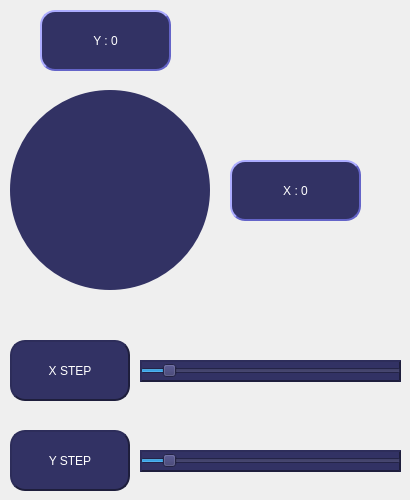
    <widget class="QWidget" name="page">
     <widget class="QLabel" name="tool_button_location">
      <property name="geometry">
       <rect>
        <x>10</x>
        <y>90</y>
        <width>200</width>
        <height>200</height>
       </rect>
      </property>
      <property name="styleSheet">
       <string notr="true">font: 75 14pt &quot;Times New Roman&quot;;
border-width:2px;
border-radius:100px;
border-color:rgb(70,70,90);
padding:3px;
background-color: rgb(50, 50, 100);
color: rgb(255, 255, 255);
border-color: rgb(160,160,200);</string>
      </property>
      <property name="text">
       <string/>
      </property>
     </widget>
     <widget class="my_qlabel" name="label_up">
      <property name="geometry">
       <rect>
        <x>80</x>
        <y>110</y>
        <width>60</width>
        <height>60</height>
       </rect>
      </property>
      <property name="styleSheet">
       <string notr="true">font: 75 14pt &quot;Times New Roman&quot;;
border-width:2px;
border-radius:30px;
border-color:rgb(70,70,90);
padding:8px;
background-color: rgb(50, 50, 100);
color: rgb(255, 255, 255);
border-color: rgb(0,160,200);</string>
      </property>
      <property name="text">
       <string/>
      </property>
      <property name="pixmap">
       <pixmap resource="images.qrc">:/up.png</pixmap>
      </property>
      <property name="scaledContents">
       <bool>true</bool>
      </property>
     </widget>
     <widget class="my_qlabel" name="label_down">
      <property name="geometry">
       <rect>
        <x>80</x>
        <y>210</y>
        <width>60</width>
        <height>60</height>
       </rect>
      </property>
      <property name="styleSheet">
       <string notr="true">font: 75 14pt &quot;Times New Roman&quot;;
border-width:2px;
border-radius:30px;
border-color:rgb(70,70,90);
padding:8px;
background-color: rgb(50, 50, 100);
color: rgb(255, 255, 255);
border-color: rgb(0,160,200);</string>
      </property>
      <property name="text">
       <string/>
      </property>
      <property name="pixmap">
       <pixmap resource="images.qrc">:/down.png</pixmap>
      </property>
      <property name="scaledContents">
       <bool>true</bool>
      </property>
     </widget>
     <widget class="my_qlabel" name="label_left">
      <property name="geometry">
       <rect>
        <x>30</x>
        <y>160</y>
        <width>60</width>
        <height>60</height>
       </rect>
      </property>
      <property name="styleSheet">
       <string notr="true">font: 75 14pt &quot;Times New Roman&quot;;
border-width:2px;
border-radius:30px;
border-color:rgb(70,70,90);
padding:8px;
background-color: rgb(50, 50, 100);
color: rgb(255, 255, 255);
border-color: rgb(0,160,200);</string>
      </property>
      <property name="text">
       <string/>
      </property>
      <property name="pixmap">
       <pixmap resource="images.qrc">:/back.png</pixmap>
      </property>
      <property name="scaledContents">
       <bool>true</bool>
      </property>
     </widget>
     <widget class="my_qlabel" name="label_right">
      <property name="geometry">
       <rect>
        <x>130</x>
        <y>160</y>
        <width>60</width>
        <height>60</height>
       </rect>
      </property>
      <property name="styleSheet">
       <string notr="true">font: 75 14pt &quot;Times New Roman&quot;;
border-width:2px;
border-radius:30px;
border-color:rgb(70,70,90);
padding:8px;
background-color: rgb(50, 50, 100);
color: rgb(255, 255, 255);
border-color: rgb(0,160,200);</string>
      </property>
      <property name="text">
       <string/>
      </property>
      <property name="pixmap">
       <pixmap resource="images.qrc">:/next.png</pixmap>
      </property>
      <property name="scaledContents">
       <bool>true</bool>
      </property>
     </widget>
     <widget class="QLabel" name="label_Y">
      <property name="geometry">
       <rect>
        <x>40</x>
        <y>10</y>
        <width>131</width>
        <height>61</height>
       </rect>
      </property>
      <property name="sizePolicy">
       <sizepolicy hsizetype="Preferred" vsizetype="Maximum">
        <horstretch>0</horstretch>
        <verstretch>0</verstretch>
       </sizepolicy>
      </property>
      <property name="styleSheet">
       <string notr="true">font: 75 14pt &quot;Times New Roman&quot;;
border-style:outset;
border-width:2px;
border-radius:15px;
border-color:rgb(70,70,90);
padding:3px;
background-color: rgb(50, 50, 100);
color: rgb(255, 255, 255);
border-color: rgb(100,100,200);</string>
      </property>
      <property name="text">
       <string>Y : 0</string>
      </property>
      <property name="alignment">
       <set>Qt::AlignCenter</set>
      </property>
     </widget>
     <widget class="QLabel" name="label_X">
      <property name="geometry">
       <rect>
        <x>230</x>
        <y>160</y>
        <width>131</width>
        <height>61</height>
       </rect>
      </property>
      <property name="sizePolicy">
       <sizepolicy hsizetype="Preferred" vsizetype="Maximum">
        <horstretch>0</horstretch>
        <verstretch>0</verstretch>
       </sizepolicy>
      </property>
      <property name="styleSheet">
       <string notr="true">font: 75 14pt &quot;Times New Roman&quot;;
border-style:outset;
border-width:2px;
border-radius:15px;
border-color:rgb(70,70,90);
padding:3px;
background-color: rgb(50, 50, 100);
color: rgb(255, 255, 255);
border-color: rgb(100,100,200);</string>
      </property>
      <property name="text">
       <string>X : 0</string>
      </property>
      <property name="alignment">
       <set>Qt::AlignCenter</set>
      </property>
     </widget>
     <widget class="QLabel" name="label_XSTEP">
      <property name="geometry">
       <rect>
        <x>10</x>
        <y>340</y>
        <width>120</width>
        <height>61</height>
       </rect>
      </property>
      <property name="sizePolicy">
       <sizepolicy hsizetype="Preferred" vsizetype="Maximum">
        <horstretch>0</horstretch>
        <verstretch>0</verstretch>
       </sizepolicy>
      </property>
      <property name="styleSheet">
       <string notr="true">font: 75 14pt &quot;Times New Roman&quot;;
border-style:outset;
border-width:2px;
border-radius:15px;
border-color:rgb(70,70,90);
padding:3px;
background-color: rgb(50, 50, 100);
color: rgb(255, 255, 255);
border-color: rgb(30,30,60);</string>
      </property>
      <property name="text">
       <string>X STEP</string>
      </property>
      <property name="alignment">
       <set>Qt::AlignCenter</set>
      </property>
     </widget>
     <widget class="QSlider" name="horizontalSlider_XSTEP">
      <property name="geometry">
       <rect>
        <x>140</x>
        <y>360</y>
        <width>261</width>
        <height>22</height>
       </rect>
      </property>
      <property name="styleSheet">
       <string notr="true">font: 75 14pt &quot;Times New Roman&quot;;
border-style:outset;
border-width:2px;
border-radius:15px;
border-color:rgb(70,70,90);
padding:3px;
background-color: rgb(50, 50, 100);
color: rgb(255, 255, 255);
border-color: rgb(30,30,60);</string>
      </property>
      <property name="minimum">
       <number>1</number>
      </property>
      <property name="maximum">
       <number>100</number>
      </property>
      <property name="value">
       <number>10</number>
      </property>
      <property name="orientation">
       <enum>Qt::Horizontal</enum>
      </property>
     </widget>
     <widget class="QSlider" name="horizontalSlider_YSTEP">
      <property name="geometry">
       <rect>
        <x>140</x>
        <y>450</y>
        <width>261</width>
        <height>22</height>
       </rect>
      </property>
      <property name="styleSheet">
       <string notr="true">font: 75 14pt &quot;Times New Roman&quot;;
border-style:outset;
border-width:2px;
border-radius:15px;
border-color:rgb(70,70,90);
padding:3px;
background-color: rgb(50, 50, 100);
color: rgb(255, 255, 255);
border-color: rgb(30,30,60);</string>
      </property>
      <property name="minimum">
       <number>1</number>
      </property>
      <property name="maximum">
       <number>100</number>
      </property>
      <property name="value">
       <number>10</number>
      </property>
      <property name="orientation">
       <enum>Qt::Horizontal</enum>
      </property>
     </widget>
     <widget class="QLabel" name="label_YSTEP">
      <property name="geometry">
       <rect>
        <x>10</x>
        <y>430</y>
        <width>120</width>
        <height>61</height>
       </rect>
      </property>
      <property name="sizePolicy">
       <sizepolicy hsizetype="Preferred" vsizetype="Maximum">
        <horstretch>0</horstretch>
        <verstretch>0</verstretch>
       </sizepolicy>
      </property>
      <property name="styleSheet">
       <string notr="true">font: 75 14pt &quot;Times New Roman&quot;;
border-style:outset;
border-width:2px;
border-radius:15px;
border-color:rgb(70,70,90);
padding:3px;
background-color: rgb(50, 50, 100);
color: rgb(255, 255, 255);
border-color: rgb(30,30,60);</string>
      </property>
      <property name="text">
       <string>Y STEP</string>
      </property>
      <property name="alignment">
       <set>Qt::AlignCenter</set>
      </property>
     </widget>
    </widget>
